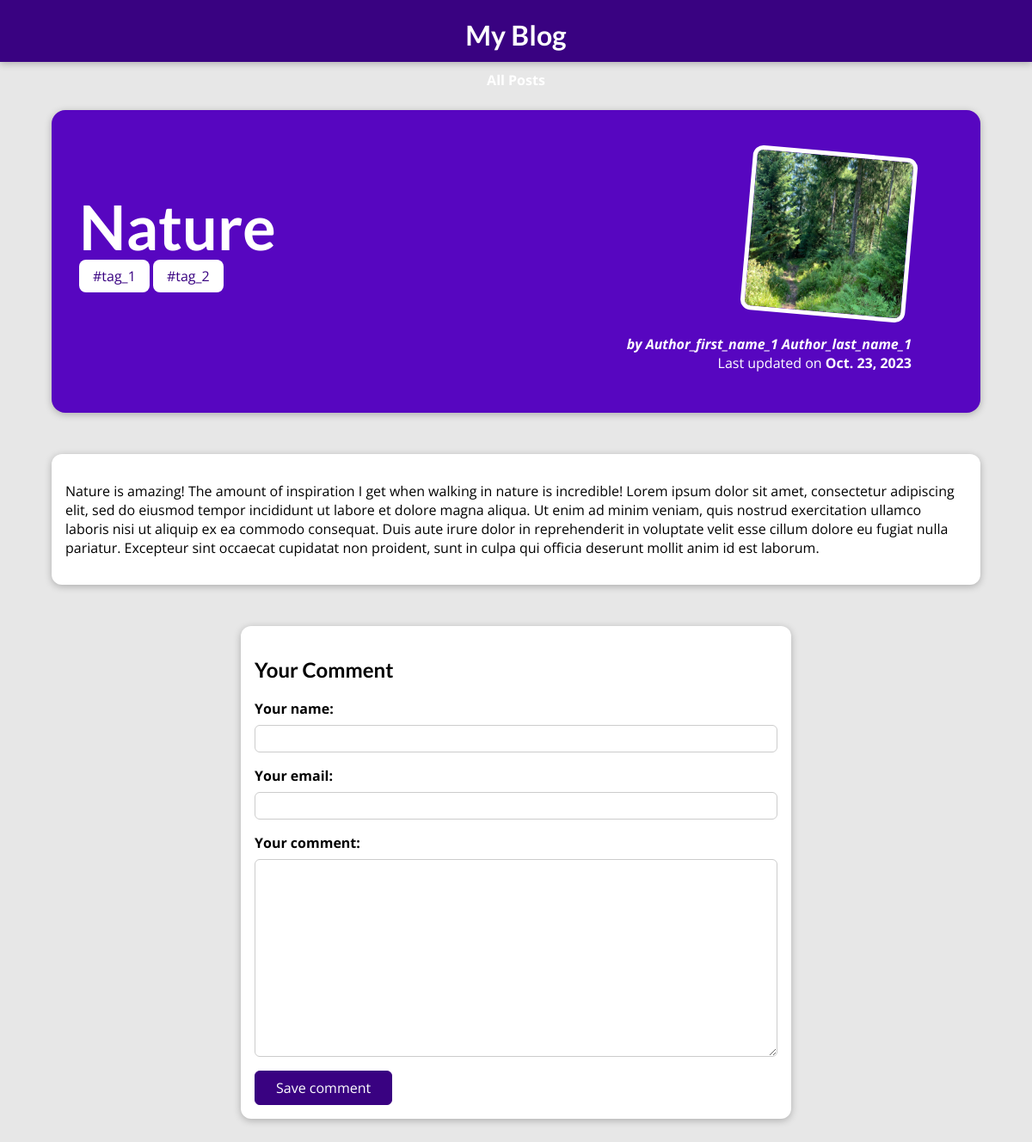
/blog/posts/nature, run on the app's committed database.
### blog/models.py (models this page shows, shortened)
class Post(models.Model):
    title = models.CharField(max_length=100)
    excerpt = models.CharField(max_length=200)
    image = models.ImageField(upload_to='posts', null=True)
    date = models.DateField(auto_now=True)
    slug = models.SlugField(unique=True, db_index=True)
    content = models.TextField(validators=[MinLengthValidator(10)])
    author = models.ForeignKey(Author, on_delete=models.SET_NULL, null=True, related_name='posts')
    tag = models.ManyToManyField(Tag)
    class Meta:
        ordering = ('date',)

class Tag(models.Model):
    caption = models.CharField(max_length=50)

class Author(models.Model):
    first_name = models.CharField(max_length=100)
    last_name = models.CharField(max_length=100)
    email_address = models.EmailField(default='test@test.com')
    def full_name(self):
        return f"{self.first_name} {self.last_name}"
    def __str__(self):
        return self.full_name()

### blog/views.py (the view, shortened to what this page needs)
# urls.py: path("posts/<slug:slug>", views.ReviewDetailView.as_view(), name='post-detail-page'),
class ReviewDetailView(View):
    def get(self, request, slug):
        post = Post.objects.get(slug=slug)
        context = {
            'post': post,
            'post_tags': post.tag.all(),
            'comment_form': CommentForm
        }
        return render(request, 'blog/post-detail.html', context)

### blog/templates/blog/post-detail.html (shortened to what this page needs)
{% extends "base.html" %}
{% load static %}
{% block css_files %}
    <link rel="stylesheet" href="{% static "blog/post-detail.css" %}"/>
{% endblock %}
{% block content %}
    <section id="summary">
        <h2>{{ post.title }}</h2>
        <div>
            {% for t in post_tags %}
                <span class="tag">{{ t.caption }}</span>
            {% endfor %}
        </div>
        <article>
            <img src="{{ post.image.url }}" alt={{ post.title }} />
            <address>by <a href="mailto:{{ post.author.email_address }}">{{ post.author }}</a></address>
            <div>Last updated on <time>{{ post.date }}</time></div>
        </article>
    </section>
    <main>
        {{ post.content|linebreaks }}
    </main>
    <section id="comment-form">
        <h2>Your Comment</h2>
        <form action="{% url "post-detail-page" post.slug %}" method="POST">
            {% for form_field in comment_form %}
                <div class="form-control {% if form_field.errors %}invalid{% endif %}">
                    {{ form_field.label_tag }}
                    {{ form_field }}
                </div>
            {% endfor %}
            <button>Save comment</button>
        </form>
    </section>
{% endblock %}

### templates/base.html (shortened to what this page needs)
{% load static %}
<!DOCTYPE html>
<html lang="en">
<head>
    <link rel="stylesheet" href="{% static 'app.css' %}"/>
    {% block css_files %}{% endblock %}
</head>
<body>
    <header id="main-navigation">
        <h1><a href="{% url "starting-page" %}">My Blog</a></h1>
        <nav>
            <a href="{% url "posts-page" %}">All Posts</a>
        </nav>
    </header>
    {% block content %}{% endblock %}
</body>
</html>

### static/app.css (style rules this page uses)
* { box-sizing: border-box; }
html { font-family: 'Open Sans', 'Lato', sans-serif; }
body { margin: 0; }
h1, h2, h3 { font-family: 'Lato', sans-serif; font-weight: bold; }
#main-navigation { width: 100%; height: 4.5rem; display: block; justify-content: center; align-items: center; padding: 0 10%; position: absolute; top: 0; left: 0; text-align: center; }
#main-navigation a { text-decoration: none; color: white; font-weight: bold; }

### blog/static/blog/post-detail.css (style rules this page uses)
body { background-color: #e7e7e7; }
#main-navigation { background-color: #390281; box-shadow: 0 2px 8px rgba(0, 0, 0, 0.25); }
#summary { margin: 8rem auto 3rem auto; padding: 2rem; width: 90%; max-width: 90rem; border-radius: 16px; background-color: #5706c0; position: relative; box-shadow: 0 2px 8px rgba(0, 0, 0, 0.25); height: 22rem; }
#summary h2 { color: white; font-size: 4.5rem; margin-bottom: 0.25rem; }
#summary article { position: absolute; top: 2rem; right: 3rem; padding: 1rem 2rem; border-radius: 12px; text-align: right; color: white; }
#summary article img { width: 12rem; height: 12rem; border-radius: 12px; transform: rotateZ(5deg); border: 5px solid white; margin-bottom: 1rem; }
#summary address { font-weight: bold; }
#summary a { color: white; text-decoration: none; }
#summary time { font-weight: bold; }
main { width: 90%; max-width: 90rem; margin: 3rem auto; background-color: white; padding: 1rem; border-radius: 12px; box-shadow: 0 2px 8px rgba(0, 0, 0, 0.25); }
.tag { background-color: white; color: #390281; padding: 0.5rem 1rem; border-radius: 8px; }
#comment-form { margin: 3rem auto; width: 90%; max-width: 40rem; border-radius: 12px; background-color: white; box-shadow: 0 2px 8px rgba(0, 0, 0, 0.25); padding: 1rem; }
#comment-form button { font: inherit; background-color: #390281; color: white; border: 1px solid #390281; padding: 0.5rem 1.5rem; border-radius: 6px; cursor: pointer; }
.form-control { margin-bottom: 1rem; }
.form-control label { font-weight: bold; margin-bottom: 0.5rem; display: block; }
.form-control input, .form-control textarea { display: block; width: 100%; font: inherit; padding: 0.25rem; border-radius: 6px; border: 1px solid #ccc; }

### data on the page
Post: title "Nature", image (picture), author "Author_first_name_1 Author_last_name_1", date "Oct. 23, 2023", content "Nature is amazing! The amount of inspiration I get when walking in nature is incredible! Lorem ipsum dolor sit amet, consectetur adipiscing elit, sed do eiusmod tempor incididunt ut labore et dolore magna aliqua. Ut enim ad minim veniam, quis nostrud exercitation ullamco laboris nisi ut aliquip ex ea commodo consequat. Duis aute irure dolor in reprehenderit in voluptate velit esse cillum dolore eu fugiat nulla pariatur. Excepteur sint occaecat cupidatat non proident, sunt in culpa qui officia deserunt mollit anim id est laborum."
Tag: caption "#tag_1"
Tag: caption "#tag_2"
